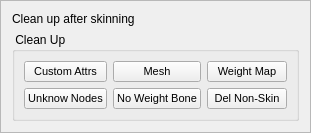
           <widget class="QFrame" name="frame_clean_up">
            <property name="sizePolicy">
             <sizepolicy hsizetype="Expanding" vsizetype="Expanding">
              <horstretch>0</horstretch>
              <verstretch>0</verstretch>
             </sizepolicy>
            </property>
            <property name="frameShape">
             <enum>QFrame::StyledPanel</enum>
            </property>
            <property name="frameShadow">
             <enum>QFrame::Raised</enum>
            </property>
            <layout class="QGridLayout" name="gridLayout_13">
             <item row="0" column="0">
              <widget class="QLabel" name="label_clean_up">
               <property name="text">
                <string>Clean up after skinning</string>
               </property>
              </widget>
             </item>
             <item row="1" column="0">
              <widget class="QGroupBox" name="cgroupBox_4">
               <property name="sizePolicy">
                <sizepolicy hsizetype="Expanding" vsizetype="Preferred">
                 <horstretch>0</horstretch>
                 <verstretch>0</verstretch>
                </sizepolicy>
               </property>
               <property name="title">
                <string> Clean Up </string>
               </property>
               <layout class="QGridLayout" name="gridLayout_16">
                <item row="0" column="2">
                 <widget class="QPushButton" name="misc_runButton_8">
                  <property name="font">
                   <font>
                    <pointsize>8</pointsize>
                   </font>
                  </property>
                  <property name="toolTip">
                   <string>&lt;!DOCTYPE HTML PUBLIC &quot;-//W3C//DTD HTML 4.0//EN&quot; &quot;http://www.w3.org/TR/REC-html40/strict.dtd&quot;&gt;
&lt;html&gt;&lt;head&gt;&lt;meta name=&quot;qrichtext&quot; content=&quot;1&quot; /&gt;&lt;style type=&quot;text/css&quot;&gt;
p, li { white-space: pre-wrap; }
&lt;/style&gt;&lt;/head&gt;&lt;body style=&quot; font-family:'SimSun'; font-size:9pt; font-weight:400; font-style:normal;&quot;&gt;
&lt;p style=&quot; margin-top:0px; margin-bottom:0px; margin-left:0px; margin-right:0px; -qt-block-indent:0; text-indent:0px;&quot;&gt;&lt;span style=&quot; font-family:'MS Shell Dlg 2';&quot;&gt;Create weight map to show each skined bone weight area on select mesh&lt;/span&gt;&lt;/p&gt;&lt;/body&gt;&lt;/html&gt;</string>
                  </property>
                  <property name="text">
                   <string>Weight Map</string>
                  </property>
                  <property name="icon">
                   <iconset>
                    <normaloff>../../../../../../Desktop/Скрипты на скормление Gimini/SkinMagic/icons/color.png</normaloff>../../../../../../Desktop/Скрипты на скормление Gimini/SkinMagic/icons/color.png</iconset>
                  </property>
                  <property name="+command" stdset="0">
                   <string>buildWeightMapCmd</string>
                  </property>
                 </widget>
                </item>
                <item row="1" column="0">
                 <widget class="QPushButton" name="misc_runButton">
                  <property name="font">
                   <font>
                    <pointsize>8</pointsize>
                   </font>
                  </property>
                  <property name="toolTip">
                   <string>&lt;!DOCTYPE HTML PUBLIC &quot;-//W3C//DTD HTML 4.0//EN&quot; &quot;http://www.w3.org/TR/REC-html40/strict.dtd&quot;&gt;
&lt;html&gt;&lt;head&gt;&lt;meta name=&quot;qrichtext&quot; content=&quot;1&quot; /&gt;&lt;style type=&quot;text/css&quot;&gt;
p, li { white-space: pre-wrap; }
&lt;/style&gt;&lt;/head&gt;&lt;body style=&quot; font-family:'SimSun'; font-size:9pt; font-weight:400; font-style:normal;&quot;&gt;
&lt;p style=&quot; margin-top:0px; margin-bottom:0px; margin-left:0px; margin-right:0px; -qt-block-indent:0; text-indent:0px;&quot;&gt;&lt;span style=&quot; font-family:'MS Shell Dlg 2';&quot;&gt;remove unknow nodes in sence, usually work for when you get error to save file as *.ma&lt;/span&gt;&lt;/p&gt;&lt;/body&gt;&lt;/html&gt;</string>
                  </property>
                  <property name="text">
                   <string>Unknow Nodes</string>
                  </property>
                  <property name="icon">
                   <iconset>
                    <normaloff>../../../../../../Desktop/Скрипты на скормление Gimini/SkinMagic/icons/cMuscle_misc_help.png</normaloff>../../../../../../Desktop/Скрипты на скормление Gimini/SkinMagic/icons/cMuscle_misc_help.png</iconset>
                  </property>
                  <property name="+command" stdset="0">
                   <string>removeUnknowNodeButtonCmd</string>
                  </property>
                 </widget>
                </item>
                <item row="0" column="0">
                 <widget class="QPushButton" name="misc_runButton_6">
                  <property name="font">
                   <font>
                    <pointsize>8</pointsize>
                   </font>
                  </property>
                  <property name="toolTip">
                   <string>&lt;!DOCTYPE HTML PUBLIC &quot;-//W3C//DTD HTML 4.0//EN&quot; &quot;http://www.w3.org/TR/REC-html40/strict.dtd&quot;&gt;
&lt;html&gt;&lt;head&gt;&lt;meta name=&quot;qrichtext&quot; content=&quot;1&quot; /&gt;&lt;style type=&quot;text/css&quot;&gt;
p, li { white-space: pre-wrap; }
&lt;/style&gt;&lt;/head&gt;&lt;body style=&quot; font-family:'MS Shell Dlg 2'; font-size:8pt; font-weight:400; font-style:normal;&quot;&gt;
&lt;p style=&quot; margin-top:0px; margin-bottom:0px; margin-left:0px; margin-right:0px; -qt-block-indent:0; text-indent:0px;&quot;&gt;&lt;span style=&quot; font-size:9pt;&quot;&gt;Remove all custom attributes of selected objects&lt;/span&gt;&lt;/p&gt;&lt;/body&gt;&lt;/html&gt;</string>
                  </property>
                  <property name="text">
                   <string>Custom Attrs</string>
                  </property>
                  <property name="icon">
                   <iconset>
                    <normaloff>../../../../../../Desktop/Скрипты на скормление Gimini/SkinMagic/icons/cleanAttr.png</normaloff>../../../../../../Desktop/Скрипты на скормление Gimini/SkinMagic/icons/cleanAttr.png</iconset>
                  </property>
                  <property name="+command" stdset="0">
                   <string>cleanAttrButtonCmd</string>
                  </property>
                 </widget>
                </item>
                <item row="0" column="1">
                 <widget class="QPushButton" name="misc_runButton_3">
                  <property name="font">
                   <font>
                    <pointsize>8</pointsize>
                   </font>
                  </property>
                  <property name="toolTip">
                   <string>&lt;!DOCTYPE HTML PUBLIC &quot;-//W3C//DTD HTML 4.0//EN&quot; &quot;http://www.w3.org/TR/REC-html40/strict.dtd&quot;&gt;
&lt;html&gt;&lt;head&gt;&lt;meta name=&quot;qrichtext&quot; content=&quot;1&quot; /&gt;&lt;style type=&quot;text/css&quot;&gt;
p, li { white-space: pre-wrap; }
&lt;/style&gt;&lt;/head&gt;&lt;body style=&quot; font-family:'SimSun'; font-size:9pt; font-weight:400; font-style:normal;&quot;&gt;
&lt;p style=&quot; margin-top:0px; margin-bottom:0px; margin-left:0px; margin-right:0px; -qt-block-indent:0; text-indent:0px;&quot;&gt;&lt;span style=&quot; font-family:'MS Shell Dlg 2';&quot;&gt;Clean up select mesh:&lt;/span&gt;&lt;/p&gt;
&lt;p style=&quot; margin-top:0px; margin-bottom:0px; margin-left:0px; margin-right:0px; -qt-block-indent:0; text-indent:0px;&quot;&gt;&lt;span style=&quot; font-family:'MS Shell Dlg 2';&quot;&gt;reset transform, remove no deform histroy, check UV set number and soft edge recommand do this for mesh before skin work&lt;/span&gt;&lt;/p&gt;&lt;/body&gt;&lt;/html&gt;</string>
                  </property>
                  <property name="text">
                   <string>Mesh</string>
                  </property>
                  <property name="icon">
                   <iconset>
                    <normaloff>../../../../../../Desktop/Скрипты на скормление Gimini/SkinMagic/icons/hsClearView.png</normaloff>../../../../../../Desktop/Скрипты на скормление Gimini/SkinMagic/icons/hsClearView.png</iconset>
                  </property>
                  <property name="+command" stdset="0">
                   <string>meshCleanUpButtonCmd</string>
                  </property>
                 </widget>
                </item>
                <item row="1" column="1">
                 <widget class="QPushButton" name="misc_runButton_5">
                  <property name="font">
                   <font>
                    <pointsize>8</pointsize>
                   </font>
                  </property>
                  <property name="toolTip">
                   <string>&lt;!DOCTYPE HTML PUBLIC &quot;-//W3C//DTD HTML 4.0//EN&quot; &quot;http://www.w3.org/TR/REC-html40/strict.dtd&quot;&gt;
&lt;html&gt;&lt;head&gt;&lt;meta name=&quot;qrichtext&quot; content=&quot;1&quot; /&gt;&lt;style type=&quot;text/css&quot;&gt;
p, li { white-space: pre-wrap; }
&lt;/style&gt;&lt;/head&gt;&lt;body style=&quot; font-family:'MS Shell Dlg 2'; font-size:8pt; font-weight:400; font-style:normal;&quot;&gt;
&lt;p style=&quot; margin-top:0px; margin-bottom:0px; margin-left:0px; margin-right:0px; -qt-block-indent:0; text-indent:0px;&quot;&gt;&lt;span style=&quot; font-size:9pt;&quot;&gt;Clear out NO weight bone in selected skin mesh&lt;/span&gt;&lt;/p&gt;&lt;/body&gt;&lt;/html&gt;</string>
                  </property>
                  <property name="text">
                   <string>No Weight Bone</string>
                  </property>
                  <property name="icon">
                   <iconset>
                    <normaloff>../../../../../../Desktop/Скрипты на скормление Gimini/SkinMagic/icons/removeInf.png</normaloff>../../../../../../Desktop/Скрипты на скормление Gimini/SkinMagic/icons/removeInf.png</iconset>
                  </property>
                  <property name="+command" stdset="0">
                   <string>meshCleanWeightlessBoneCmd</string>
                  </property>
                 </widget>
                </item>
                <item row="1" column="2">
                 <widget class="QPushButton" name="misc_runButton_7">
                  <property name="font">
                   <font>
                    <pointsize>8</pointsize>
                   </font>
                  </property>
                  <property name="toolTip">
                   <string>&lt;!DOCTYPE HTML PUBLIC &quot;-//W3C//DTD HTML 4.0//EN&quot; &quot;http://www.w3.org/TR/REC-html40/strict.dtd&quot;&gt;
&lt;html&gt;&lt;head&gt;&lt;meta name=&quot;qrichtext&quot; content=&quot;1&quot; /&gt;&lt;style type=&quot;text/css&quot;&gt;
p, li { white-space: pre-wrap; }
&lt;/style&gt;&lt;/head&gt;&lt;body style=&quot; font-family:'MS Shell Dlg 2'; font-size:8pt; font-weight:400; font-style:normal;&quot;&gt;
&lt;p style=&quot; margin-top:0px; margin-bottom:0px; margin-left:0px; margin-right:0px; -qt-block-indent:0; text-indent:0px;&quot;&gt;&lt;span style=&quot; font-size:9pt;&quot;&gt;Clear out NO weight bone in selected skin mesh&lt;/span&gt;&lt;/p&gt;&lt;/body&gt;&lt;/html&gt;</string>
                  </property>
                  <property name="text">
                   <string>Del Non-Skin</string>
                  </property>
                  <property name="icon">
                   <iconset>
                    <normaloff>../../../../../../Desktop/Скрипты на скормление Gimini/SkinMagic/icons/delNonSkinHistory.png</normaloff>../../../../../../Desktop/Скрипты на скормление Gimini/SkinMagic/icons/delNonSkinHistory.png</iconset>
                  </property>
                  <property name="+command" stdset="0">
                   <string>meshDelNonSkinHistoryCmd</string>
                  </property>
                 </widget>
                </item>
               </layout>
              </widget>
             </item>
            </layout>
           </widget>
